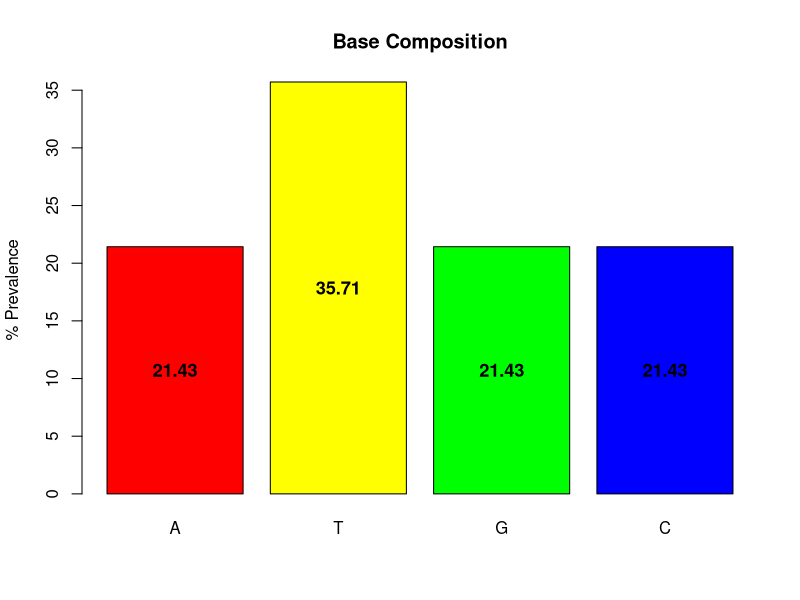

The R source for this figure:
# R-Script for plotting base composition

png(filename = "base_composition.png", width = 1600, height = 1200, res = 300)

dat <- read.table(file = "base_composition.txt", header = FALSE)
#print(dat)

base <- dat$V1
#print(base)

base_composition <- dat$V2
#print(base_composition)

bar_positions <- barplot(height = base_composition, main = "Base Composition", ylab = "% Prevalence", names.arg = base,
border = "black", col = c("red", "yellow", "green", "blue"))

text(x = bar_positions, y = (base_composition / 2 ), labels = base_composition, font = 2, cex = 1.1)
